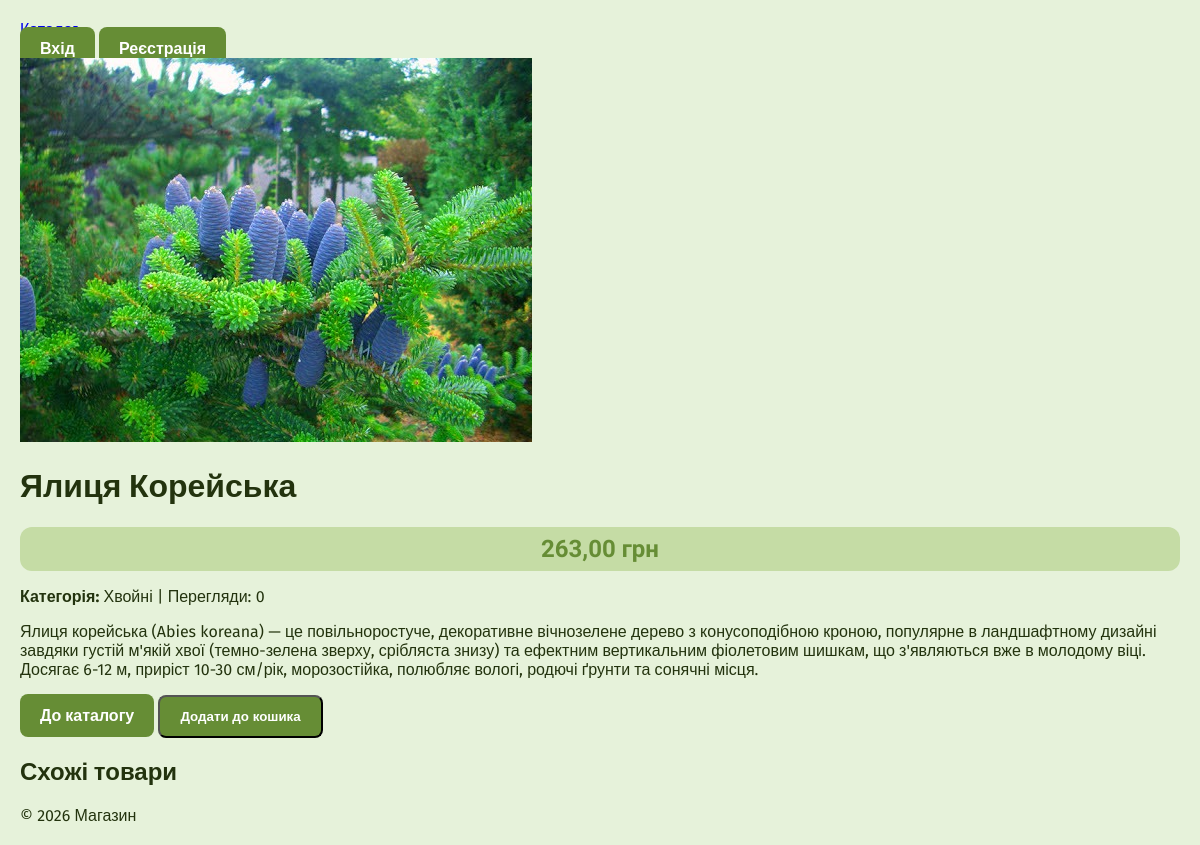
The page /product/9/yalicya-korejska/ on the database its author committed.
### main/models.py (models this page shows, shortened)
class Product(models.Model):
    category = models.ForeignKey(
        Category,
        on_delete=models.CASCADE,
        related_name='products',
        verbose_name="Категорія",
        null=True,
        blank=True
    )
    name = models.CharField(max_length=200, verbose_name="Назва")
    slug = models.SlugField(
        max_length=200,
        unique=True,
        verbose_name="Slug",
        null=True,
        blank=True
    )
    description = models.TextField(verbose_name="Опис")
    price = models.DecimalField(max_digits=10, decimal_places=2, verbose_name="Ціна")
    image = models.ImageField(upload_to="products/%Y/%m/%d", blank=True, null=True, verbose_name="Зображення")
    views = models.PositiveIntegerField(default=0, verbose_name="Перегляди")
    featured = models.BooleanField(default=False, verbose_name="Рекомендований")
    is_available = models.BooleanField(default=True, verbose_name="В наявності")
    created_at = models.DateTimeField(auto_now_add=True)
    updated_at = models.DateTimeField(auto_now=True)
    class Meta:
        ordering = ['-created_at']
        verbose_name = "Товар"
        verbose_name_plural = "Товари"

class Category(models.Model):
    name = models.CharField(max_length=100, db_index=True, verbose_name="Назва")
    slug = models.SlugField(max_length=100, unique=True, verbose_name="Slug")
    description = models.TextField(blank=True, verbose_name="Опис")
    image = models.ImageField(upload_to="categories/", blank=True, null=True, verbose_name="Зображення")
    is_active = models.BooleanField(default=True, verbose_name="Активна")
    class Meta:
        ordering = ['name']
        verbose_name = "Категорія"
        verbose_name_plural = "Категорії"
    def __str__(self):
        return self.name

### main/views.py (the view)
# urls.py: path('product/<int:id>/<slug:slug>/', views.product_detail, name='product_detail'),
def product_detail(request, id, slug):
    product = get_object_or_404(Product, id=id, slug=slug, is_available=True)
    return render(request, 'main/product_detail.html', {'product': product})

### accounts/views.py (called while the page is built)
    def __call__(self, request):
        if request.path.startswith('/admin/'):
            if not request.user.is_authenticated or not request.user.is_staff:
                return redirect('main:product_list')
        return self.get_response(request)

### main/templates/main/product_detail.html (shortened to what this page needs)
{% extends 'main/base.html' %}
{% load static %}
{% block content %}
<div class="product-detail">
  {% if product.image %}<img src="{{ product.image.url }}" alt="{{ product.name }}"/>{% endif %}
  <h1>{{ product.name }}</h1>
  <p class="price">{{ product.price }} грн</p>
  <p>
    <strong>Категорія:</strong> {{ product.category }} | Перегляди: {{product.views }}
  </p>
  <div class="description">{{ product.description|linebreaks }}</div>
  <a href="{% url 'main:product_list' %}" class="btn">До каталогу</a>
  <button class="btn">Додати до кошика</button>
</div>
<h2>Схожі товари</h2>
{% endblock %}

### static/css/style.css (style rules this page uses)
:root { --color-1: #e6f2da; --color-2: #c5dca5; --color-3: #a1c76b; --color-4: #668d35; --color-5: #3d5618; --color-6: #23330e; --transparent-color-1: rgba(197, 220, 165, 0.5); --transparent-color-2: rgba(161, 199, 107, 0.5); --transparent-color-3: rgba(102, 141, 53, 0.5); --transparent-color-4: rgba(61, 86, 24, 0.5); --transparent-color-5: rgba(35, 51, 14, 0.5); --transparent-color-6: rgba(27, 39, 3, 0.5); --font-1: "Science Gothic", sans-serif; --font-2: "Fira Sans", sans-serif; }
body { font-family: var(--font-2); margin: 0; padding: 20px; background: var(--color-1); color: var(--color-6); min-height: 100vh; }
p.price { font-family: var(--font-1); font-size: 1.5rem; font-weight: 700; color: var(--color-4); background: var(--color-2); padding: 8px 16px; border-radius: 12px; text-align: center; margin: 12px 0; }
.btn { margin-top: auto; background: var(--color-4); color: white; padding: 12px 20px; text-align: center; border: center; text-decoration: none; border-radius: 8px; font-weight: 600; transition: background 0.2s; }

### rows shown on the page
Product: image (picture), name "Ялиця Корейська", price "263,00", category "Хвойні", views "0", description "Ялиця корейська (Abies koreana) — це повільноростуче, декоративне вічнозелене дерево з конусоподібною кроною, популярне в ландшафтному дизайні завдяки густій м'якій хвої (темно-зелена зверху, срібляста знизу) та ефектним вертикальним фіолетовим шишкам, що з'являються вже в молодому віці. Досягає 6-12 м, приріст 10-30 см/рік, морозостійка, полюбляє вологі, родючі ґрунти та сонячні місця."
